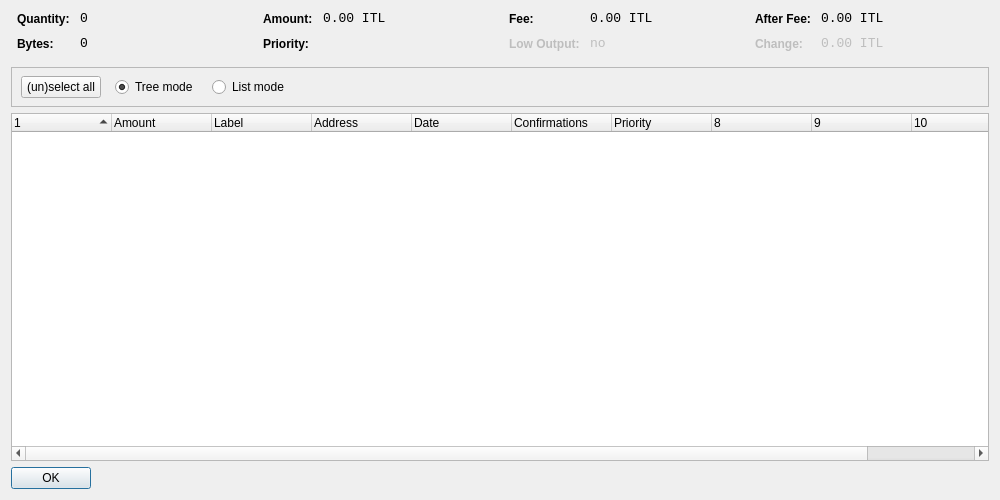
<?xml version="1.0" encoding="UTF-8"?>
<ui version="4.0">
 <class>CoinControlDialog</class>
 <widget class="QDialog" name="CoinControlDialog">
  <property name="geometry">
   <rect>
    <x>0</x>
    <y>0</y>
    <width>1000</width>
    <height>500</height>
   </rect>
  </property>
  <property name="windowTitle">
   <string>Coin Control</string>
  </property>
  <layout class="QVBoxLayout" name="verticalLayout">
   <item>
    <layout class="QHBoxLayout" name="horizontalLayoutTop" stretch="0,0,0,0">
     <property name="topMargin">
      <number>0</number>
     </property>
     <property name="bottomMargin">
      <number>10</number>
     </property>
     <item>
      <layout class="QFormLayout" name="formLayoutCoinControl1">
       <property name="horizontalSpacing">
        <number>10</number>
       </property>
       <property name="verticalSpacing">
        <number>10</number>
       </property>
       <property name="leftMargin">
        <number>6</number>
       </property>
       <property name="rightMargin">
        <number>6</number>
       </property>
       <item row="0" column="0">
        <widget class="QLabel" name="labelCoinControlQuantityText">
         <property name="styleSheet">
          <string notr="true">font-weight:bold;</string>
         </property>
         <property name="text">
          <string>Quantity:</string>
         </property>
        </widget>
       </item>
       <item row="0" column="1">
        <widget class="QLabel" name="labelCoinControlQuantity">
         <property name="font">
          <font>
           <family>Monospace</family>
           <pointsize>10</pointsize>
          </font>
         </property>
         <property name="cursor">
          <cursorShape>IBeamCursor</cursorShape>
         </property>
         <property name="contextMenuPolicy">
          <enum>Qt::ActionsContextMenu</enum>
         </property>
         <property name="text">
          <string notr="true">0</string>
         </property>
         <property name="textInteractionFlags">
          <set>Qt::LinksAccessibleByMouse|Qt::TextSelectableByKeyboard|Qt::TextSelectableByMouse</set>
         </property>
        </widget>
       </item>
       <item row="1" column="0">
        <widget class="QLabel" name="labelCoinControlBytesText">
         <property name="styleSheet">
          <string notr="true">font-weight:bold;</string>
         </property>
         <property name="text">
          <string>Bytes:</string>
         </property>
        </widget>
       </item>
       <item row="1" column="1">
        <widget class="QLabel" name="labelCoinControlBytes">
         <property name="font">
          <font>
           <family>Monospace</family>
           <pointsize>10</pointsize>
          </font>
         </property>
         <property name="cursor">
          <cursorShape>IBeamCursor</cursorShape>
         </property>
         <property name="contextMenuPolicy">
          <enum>Qt::ActionsContextMenu</enum>
         </property>
         <property name="text">
          <string notr="true">0</string>
         </property>
         <property name="textInteractionFlags">
          <set>Qt::LinksAccessibleByMouse|Qt::TextSelectableByKeyboard|Qt::TextSelectableByMouse</set>
         </property>
        </widget>
       </item>
      </layout>
     </item>
     <item>
      <layout class="QFormLayout" name="formLayoutCoinControl2">
       <property name="horizontalSpacing">
        <number>10</number>
       </property>
       <property name="verticalSpacing">
        <number>10</number>
       </property>
       <property name="leftMargin">
        <number>6</number>
       </property>
       <property name="rightMargin">
        <number>6</number>
       </property>
       <item row="0" column="0">
        <widget class="QLabel" name="labelCoinControlAmountText">
         <property name="styleSheet">
          <string notr="true">font-weight:bold;</string>
         </property>
         <property name="text">
          <string>Amount:</string>
         </property>
        </widget>
       </item>
       <item row="0" column="1">
        <widget class="QLabel" name="labelCoinControlAmount">
         <property name="font">
          <font>
           <family>Monospace</family>
           <pointsize>10</pointsize>
          </font>
         </property>
         <property name="cursor">
          <cursorShape>IBeamCursor</cursorShape>
         </property>
         <property name="contextMenuPolicy">
          <enum>Qt::ActionsContextMenu</enum>
         </property>
         <property name="text">
          <string notr="true">0.00 ITL</string>
         </property>
         <property name="textInteractionFlags">
          <set>Qt::LinksAccessibleByMouse|Qt::TextSelectableByKeyboard|Qt::TextSelectableByMouse</set>
         </property>
        </widget>
       </item>
       <item row="1" column="0">
        <widget class="QLabel" name="labelCoinControlPriorityText">
         <property name="styleSheet">
          <string notr="true">font-weight:bold;</string>
         </property>
         <property name="text">
          <string>Priority:</string>
         </property>
        </widget>
       </item>
       <item row="1" column="1">
        <widget class="QLabel" name="labelCoinControlPriority">
         <property name="font">
          <font>
           <family>Monospace</family>
           <pointsize>10</pointsize>
          </font>
         </property>
         <property name="cursor">
          <cursorShape>IBeamCursor</cursorShape>
         </property>
         <property name="contextMenuPolicy">
          <enum>Qt::ActionsContextMenu</enum>
         </property>
         <property name="text">
          <string/>
         </property>
         <property name="textInteractionFlags">
          <set>Qt::LinksAccessibleByMouse|Qt::TextSelectableByKeyboard|Qt::TextSelectableByMouse</set>
         </property>
        </widget>
       </item>
      </layout>
     </item>
     <item>
      <layout class="QFormLayout" name="formLayoutCoinControl3">
       <property name="horizontalSpacing">
        <number>10</number>
       </property>
       <property name="verticalSpacing">
        <number>10</number>
       </property>
       <property name="leftMargin">
        <number>6</number>
       </property>
       <property name="rightMargin">
        <number>6</number>
       </property>
       <item row="0" column="0">
        <widget class="QLabel" name="labelCoinControlFeeText">
         <property name="styleSheet">
          <string notr="true">font-weight:bold;</string>
         </property>
         <property name="text">
          <string>Fee:</string>
         </property>
        </widget>
       </item>
       <item row="0" column="1">
        <widget class="QLabel" name="labelCoinControlFee">
         <property name="font">
          <font>
           <family>Monospace</family>
           <pointsize>10</pointsize>
          </font>
         </property>
         <property name="cursor">
          <cursorShape>IBeamCursor</cursorShape>
         </property>
         <property name="contextMenuPolicy">
          <enum>Qt::ActionsContextMenu</enum>
         </property>
         <property name="text">
          <string notr="true">0.00 ITL</string>
         </property>
         <property name="textInteractionFlags">
          <set>Qt::LinksAccessibleByMouse|Qt::TextSelectableByKeyboard|Qt::TextSelectableByMouse</set>
         </property>
        </widget>
       </item>
       <item row="1" column="0">
        <widget class="QLabel" name="labelCoinControlLowOutputText">
         <property name="enabled">
          <bool>false</bool>
         </property>
         <property name="styleSheet">
          <string notr="true">font-weight:bold;</string>
         </property>
         <property name="text">
          <string>Low Output:</string>
         </property>
        </widget>
       </item>
       <item row="1" column="1">
        <widget class="QLabel" name="labelCoinControlLowOutput">
         <property name="enabled">
          <bool>false</bool>
         </property>
         <property name="font">
          <font>
           <family>Monospace</family>
           <pointsize>10</pointsize>
          </font>
         </property>
         <property name="cursor">
          <cursorShape>IBeamCursor</cursorShape>
         </property>
         <property name="contextMenuPolicy">
          <enum>Qt::ActionsContextMenu</enum>
         </property>
         <property name="text">
          <string notr="true">no</string>
         </property>
         <property name="textInteractionFlags">
          <set>Qt::LinksAccessibleByMouse|Qt::TextSelectableByKeyboard|Qt::TextSelectableByMouse</set>
         </property>
        </widget>
       </item>
      </layout>
     </item>
     <item>
      <layout class="QFormLayout" name="formLayoutCoinControl4">
       <property name="horizontalSpacing">
        <number>10</number>
       </property>
       <property name="verticalSpacing">
        <number>10</number>
       </property>
       <property name="leftMargin">
        <number>6</number>
       </property>
       <property name="rightMargin">
        <number>6</number>
       </property>
       <item row="0" column="0">
        <widget class="QLabel" name="labelCoinControlAfterFeeText">
         <property name="styleSheet">
          <string notr="true">font-weight:bold;</string>
         </property>
         <property name="text">
          <string>After Fee:</string>
         </property>
        </widget>
       </item>
       <item row="0" column="1">
        <widget class="QLabel" name="labelCoinControlAfterFee">
         <property name="font">
          <font>
           <family>Monospace</family>
           <pointsize>10</pointsize>
          </font>
         </property>
         <property name="cursor">
          <cursorShape>IBeamCursor</cursorShape>
         </property>
         <property name="contextMenuPolicy">
          <enum>Qt::ActionsContextMenu</enum>
         </property>
         <property name="text">
          <string notr="true">0.00 ITL</string>
         </property>
         <property name="textInteractionFlags">
          <set>Qt::LinksAccessibleByMouse|Qt::TextSelectableByKeyboard|Qt::TextSelectableByMouse</set>
         </property>
        </widget>
       </item>
       <item row="1" column="0">
        <widget class="QLabel" name="labelCoinControlChangeText">
         <property name="enabled">
          <bool>false</bool>
         </property>
         <property name="styleSheet">
          <string notr="true">font-weight:bold;</string>
         </property>
         <property name="text">
          <string>Change:</string>
         </property>
        </widget>
       </item>
       <item row="1" column="1">
        <widget class="QLabel" name="labelCoinControlChange">
         <property name="enabled">
          <bool>false</bool>
         </property>
         <property name="font">
          <font>
           <family>Monospace</family>
           <pointsize>10</pointsize>
          </font>
         </property>
         <property name="cursor">
          <cursorShape>IBeamCursor</cursorShape>
         </property>
         <property name="contextMenuPolicy">
          <enum>Qt::ActionsContextMenu</enum>
         </property>
         <property name="text">
          <string notr="true">0.00 ITL</string>
         </property>
         <property name="textInteractionFlags">
          <set>Qt::LinksAccessibleByMouse|Qt::TextSelectableByKeyboard|Qt::TextSelectableByMouse</set>
         </property>
        </widget>
       </item>
      </layout>
     </item>
    </layout>
   </item>
   <item>
    <widget class="QFrame" name="frame">
     <property name="minimumSize">
      <size>
       <width>0</width>
       <height>40</height>
      </size>
     </property>
     <property name="frameShape">
      <enum>QFrame::StyledPanel</enum>
     </property>
     <property name="frameShadow">
      <enum>QFrame::Sunken</enum>
     </property>
     <widget class="QWidget" name="horizontalLayoutWidget">
      <property name="geometry">
       <rect>
        <x>10</x>
        <y>0</y>
        <width>781</width>
        <height>41</height>
       </rect>
      </property>
      <layout class="QHBoxLayout" name="horizontalLayoutPanel" stretch="0,0,0,0,0">
       <property name="spacing">
        <number>14</number>
       </property>
       <item>
        <widget class="QPushButton" name="pushButtonSelectAll">
         <property name="sizePolicy">
          <sizepolicy hsizetype="Maximum" vsizetype="Fixed">
           <horstretch>0</horstretch>
           <verstretch>0</verstretch>
          </sizepolicy>
         </property>
         <property name="text">
          <string>(un)select all</string>
         </property>
        </widget>
       </item>
       <item>
        <widget class="QRadioButton" name="radioTreeMode">
         <property name="sizePolicy">
          <sizepolicy hsizetype="Maximum" vsizetype="Fixed">
           <horstretch>0</horstretch>
           <verstretch>0</verstretch>
          </sizepolicy>
         </property>
         <property name="text">
          <string>Tree mode</string>
         </property>
         <property name="checked">
          <bool>true</bool>
         </property>
        </widget>
       </item>
       <item>
        <widget class="QRadioButton" name="radioListMode">
         <property name="sizePolicy">
          <sizepolicy hsizetype="Maximum" vsizetype="Fixed">
           <horstretch>0</horstretch>
           <verstretch>0</verstretch>
          </sizepolicy>
         </property>
         <property name="text">
          <string>List mode</string>
         </property>
        </widget>
       </item>
       <item>
        <spacer name="horizontalSpacer">
         <property name="orientation">
          <enum>Qt::Horizontal</enum>
         </property>
         <property name="sizeHint" stdset="0">
          <size>
           <width>40</width>
           <height>20</height>
          </size>
         </property>
        </spacer>
       </item>
      </layout>
     </widget>
    </widget>
   </item>
   <item>
    <widget class="CoinControlTreeWidget" name="treeWidget">
     <property name="contextMenuPolicy">
      <enum>Qt::CustomContextMenu</enum>
     </property>
     <property name="sortingEnabled">
      <bool>false</bool>
     </property>
     <property name="columnCount">
      <number>11</number>
     </property>
     <attribute name="headerShowSortIndicator" stdset="0">
      <bool>true</bool>
     </attribute>
     <attribute name="headerStretchLastSection">
      <bool>false</bool>
     </attribute>
     <column>
      <property name="text">
       <string/>
      </property>
     </column>
     <column>
      <property name="text">
       <string>Amount</string>
      </property>
     </column>
     <column>
      <property name="text">
       <string>Label</string>
      </property>
     </column>
     <column>
      <property name="text">
       <string>Address</string>
      </property>
     </column>
     <column>
      <property name="text">
       <string>Date</string>
      </property>
     </column>
     <column>
      <property name="text">
       <string>Confirmations</string>
      </property>
      <property name="toolTip">
       <string>Confirmed</string>
      </property>
     </column>
     <column>
      <property name="text">
       <string>Priority</string>
      </property>
     </column>
     <column>
      <property name="text">
       <string/>
      </property>
     </column>
     <column>
      <property name="text">
       <string/>
      </property>
     </column>
     <column>
      <property name="text">
       <string/>
      </property>
     </column>
     <column>
      <property name="text">
       <string/>
      </property>
     </column>
    </widget>
   </item>
   <item>
    <widget class="QDialogButtonBox" name="buttonBox">
     <property name="sizePolicy">
      <sizepolicy hsizetype="Maximum" vsizetype="Fixed">
       <horstretch>0</horstretch>
       <verstretch>0</verstretch>
      </sizepolicy>
     </property>
     <property name="orientation">
      <enum>Qt::Horizontal</enum>
     </property>
     <property name="standardButtons">
      <set>QDialogButtonBox::Ok</set>
     </property>
    </widget>
   </item>
  </layout>
 </widget>
 <customwidgets>
  <customwidget>
   <class>CoinControlTreeWidget</class>
   <extends>QTreeWidget</extends>
   <header>coincontroltreewidget.h</header>
  </customwidget>
 </customwidgets>
 <resources/>
 <connections/>
</ui>
